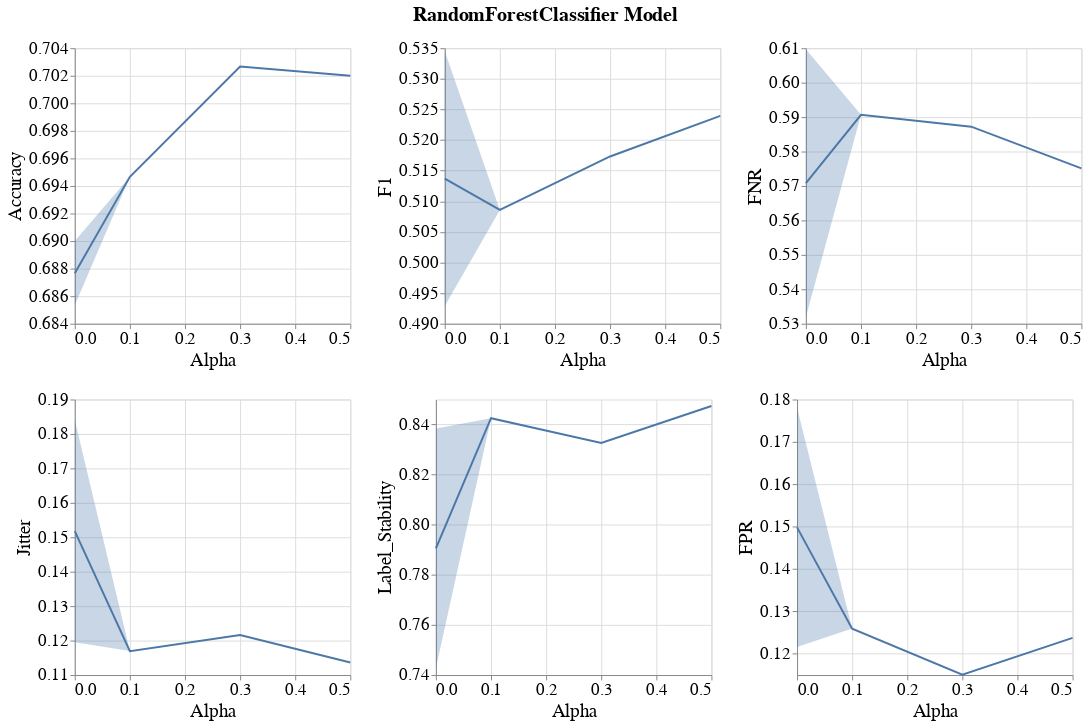

Here is the notebook cell this chart was saved with:
### Markdown cell above
### Line band plots for subgroup metrics

### Code cell
visualizer.create_subgroup_metrics_line_band_plot(model_name=MODEL_NAMES[0],
                                                  subgroup_metrics=['Accuracy', 'F1', 'FNR', 'Jitter', 'Label_Stability', 'FPR'])

### Figure 1 — Vega-Lite specification as saved in the notebook (floating-point values rounded to 4 significant figures)
{"config": {"view": {"continuousWidth": 400, "continuousHeight": 300}, "axis": {"labelFontSize": 17, "labelFontWeight": "normal", "titleFontSize": 19, "titleFontWeight": "normal"}, "legend": {"labelFontSize": 17, "symbolStrokeWidth": 10, "titleFontSize": 19}, "title": {"fontSize": 17}}, "vconcat": [{"hconcat": [{"layer": [{"mark": {"type": "errorband", "extent": "ci"}, "encoding": {"x": {"field": "Intervention_Param", "title": "Alpha", "type": "quantitative"}, "y": {"field": "Metric_Value", "scale": {"zero": false}, "title": "Accuracy", "type": "quantitative"}}}, {"mark": "line", "encoding": {"x": {"field": "Intervention_Param", "title": "Alpha", "type": "quantitative"}, "y": {"aggregate": "mean", "field": "Metric_Value", "scale": {"zero": false}, "title": "Accuracy", "type": "quantitative"}}}], "height": 280, "width": 280}, {"layer": [{"mark": {"type": "errorband", "extent": "ci"}, "encoding": {"x": {"field": "Intervention_Param", "title": "Alpha", "type": "quantitative"}, "y": {"field": "Metric_Value", "scale": {"zero": false}, "title": "F1", "type": "quantitative"}}}, {"mark": "line", "encoding": {"x": {"field": "Intervention_Param", "title": "Alpha", "type": "quantitative"}, "y": {"aggregate": "mean", "field": "Metric_Value", "scale": {"zero": false}, "title": "F1", "type": "quantitative"}}}], "data": {"name": "data-9385c1769a12ae7c8d2184ba36e2a3f0"}, "height": 280, "width": 280}, {"layer": [{"mark": {"type": "errorband", "extent": "ci"}, "encoding": {"x": {"field": "Intervention_Param", "title": "Alpha", "type": "quantitative"}, "y": {"field": "Metric_Value", "scale": {"zero": false}, "title": "FNR", "type": "quantitative"}}}, {"mark": "line", "encoding": {"x": {"field": "Intervention_Param", "title": "Alpha", "type": "quantitative"}, "y": {"aggregate": "mean", "field": "Metric_Value", "scale": {"zero": false}, "title": "FNR", "type": "quantitative"}}}], "data": {"name": "data-2ac8365506e2ea2e9b2231cb254ff712"}, "height": 280, "width": 280}]}, {"hconcat": [{"layer": [{"mark": {"type": "errorband", "extent": "ci"}, "encoding": {"x": {"field": "Intervention_Param", "title": "Alpha", "type": "quantitative"}, "y": {"field": "Metric_Value", "scale": {"zero": false}, "title": "Jitter", "type": "quantitative"}}}, {"mark": "line", "encoding": {"x": {"field": "Intervention_Param", "title": "Alpha", "type": "quantitative"}, "y": {"aggregate": "mean", "field": "Metric_Value", "scale": {"zero": false}, "title": "Jitter", "type": "quantitative"}}}], "height": 280, "width": 280}, {"layer": [{"mark": {"type": "errorband", "extent": "ci"}, "encoding": {"x": {"field": "Intervention_Param", "title": "Alpha", "type": "quantitative"}, "y": {"field": "Metric_Value", "scale": {"zero": false}, "title": "Label_Stability", "type": "quantitative"}}}, {"mark": "line", "encoding": {"x": {"field": "Intervention_Param", "title": "Alpha", "type": "quantitative"}, "y": {"aggregate": "mean", "field": "Metric_Value", "scale": {"zero": false}, "title": "Label_Stability", "type": "quantitative"}}}], "data": {"name": "data-af3ff74874357b33229e482f1a9a7d03"}, "height": 280, "width": 280}, {"layer": [{"mark": {"type": "errorband", "extent": "ci"}, "encoding": {"x": {"field": "Intervention_Param", "title": "Alpha", "type": "quantitative"}, "y": {"field": "Metric_Value", "scale": {"zero": false}, "title": "FPR", "type": "quantitative"}}}, {"mark": "line", "encoding": {"x": {"field": "Intervention_Param", "title": "Alpha", "type": "quantitative"}, "y": {"aggregate": "mean", "field": "Metric_Value", "scale": {"zero": false}, "title": "FPR", "type": "quantitative"}}}], "data": {"name": "data-3417d64074fce13e5533b462cdc9d631"}, "height": 280, "width": 280}], "data": {"name": "data-3c3f1bc3f290be532741b3e88539b63c"}}], "data": {"name": "data-c97942059c35b756c2c24406d92f004a"}, "title": {"text": "RandomForestClassifier Model", "anchor": "middle", "dy": -10, "fontSize": 20}, "$schema": "https://vega.github.io/schema/vega-lite/v4.17.0.json", "datasets": {"data-c97942059c35b756c2c24406d92f004a": [{"Metric": "Accuracy", "Bootstrap_Model_Seed": 101, "Model_Name": "RandomForestClassifier", "Model_Params": "{'bootstrap': True, 'ccp_alpha': 0.0, 'class_weight': None, 'criterion': 'gini', 'max_depth': 30, 'max_features': 'sqrt', 'max_leaf_nodes': None, 'max_samples': None, 'min_impurity_decrease': 0.0, 'min_samples_leaf': 2, 'min_samples_split': 2, 'min_weight_fraction_leaf': 0.0, 'n_estimators': 100, 'n_jobs': None, 'oob_score': False, 'random_state': 101, 'verbose': 0, 'warm_start': False}", "Run_Number": "Run_1", "Dataset_Name": "Folktables_CA_2018_Public_Coverage", "Num_Estimators": 20, "Tag": "OK", "Record_Create_Date_Time": "2023-07-31T16:43:49.255000", "Session_Uuid": "58ecf391-a5ca-4ff9-a1d5-d7cdc804a115", "Experiment_Iteration": "Exp_iter_1", "Dataset_Split_Seed": 100, "Model_Init_Seed": 100, "Fair_Intervention_Params_Lst": "[0.0, 0.1, 0.3, 0.5]", "Intervention_Param": 0.0, "Subgroup": "overall", "Metric_Value": 0.69}, {"Metric": "Accuracy", "Bootstrap_Model_Seed": 101, "Model_Name": "RandomForestClassifier", "Model_Params": "{'bootstrap': True, 'ccp_alpha': 0.0, 'class_weight': None, 'criterion': 'gini', 'max_depth': None, 'max_features': 'sqrt', 'max_leaf_nodes': None, 'max_samples': None, 'min_impurity_decrease': 0.0, 'min_samples_leaf': 1, 'min_samples_split': 2, 'min_weight_fraction_leaf': 0.0, 'n_estimators': 200, 'n_jobs': None, 'oob_score': False, 'random_state': 101, 'verbose': 0, 'warm_start': False}", "Run_Number": "Run_1", "Dataset_Name": "Folktables_CA_2018_Public_Coverage", "Num_Estimators": 20, "Tag": "OK", "Record_Create_Date_Time": "2023-07-31T16:39:25.680000", "Session_Uuid": "58ecf391-a5ca-4ff9-a1d5-d7cdc804a115", "Experiment_Iteration": "Exp_iter_1", "Dataset_Split_Seed": 100, "Model_Init_Seed": 100, "Fair_Intervention_Params_Lst": "[0.0, 0.1, 0.3, 0.5]", "Intervention_Param": 0.0, "Subgroup": "overall", "Metric_Value": 0.6853}, {"Metric": "Accuracy", "Bootstrap_Model_Seed": 101, "Model_Name": "RandomForestClassifier", "Model_Params": "{'bootstrap': True, 'ccp_alpha': 0.0, 'class_weight': None, 'criterion': 'gini', 'max_depth': 50, 'max_features': 'sqrt', 'max_leaf_nodes': None, 'max_samples': None, 'min_impurity_decrease': 0.0, 'min_samples_leaf': 2, 'min_samples_split': 2, 'min_weight_fraction_leaf': 0.0, 'n_estimators': 100, 'n_jobs': None, 'oob_score': False, 'random_state': 101, 'verbose': 0, 'warm_start': False}", "Run_Number": "Run_1", "Dataset_Name": "Folktables_CA_2018_Public_Coverage", "Num_Estimators": 20, "Tag": "OK", "Record_Create_Date_Time": "2023-07-31T16:49:19.722000", "Session_Uuid": "58ecf391-a5ca-4ff9-a1d5-d7cdc804a115", "Experiment_Iteration": "Exp_iter_1", "Dataset_Split_Seed": 100, "Model_Init_Seed": 100, "Fair_Intervention_Params_Lst": "[0.0, 0.1, 0.3, 0.5]", "Intervention_Param": 0.3, "Subgroup": "overall", "Metric_Value": 0.7027}, {"Metric": "Accuracy", "Bootstrap_Model_Seed": 101, "Model_Name": "RandomForestClassifier", "Model_Params": "{'bootstrap': True, 'ccp_alpha': 0.0, 'class_weight': None, 'criterion': 'gini', 'max_depth': 50, 'max_features': 'sqrt', 'max_leaf_nodes': None, 'max_samples': None, 'min_impurity_decrease': 0.0, 'min_samples_leaf': 2, 'min_samples_split': 2, 'min_weight_fraction_leaf': 0.0, 'n_estimators': 200, 'n_jobs': None, 'oob_score': False, 'random_state': 101, 'verbose': 0, 'warm_start': False}", "Run_Number": "Run_1", "Dataset_Name": "Folktables_CA_2018_Public_Coverage", "Num_Estimators": 20, "Tag": "OK", "Record_Create_Date_Time": "2023-07-31T16:46:39.530000", "Session_Uuid": "58ecf391-a5ca-4ff9-a1d5-d7cdc804a115", "Experiment_Iteration": "Exp_iter_1", "Dataset_Split_Seed": 100, "Model_Init_Seed": 100, "Fair_Intervention_Params_Lst": "[0.0, 0.1, 0.3, 0.5]", "Intervention_Param": 0.1, "Subgroup": "overall", "Metric_Value": 0.6947}, {"Metric": "Accuracy", "Bootstrap_Model_Seed": 101, "Model_Name": "RandomForestClassifier", "Model_Params": "{'bootstrap': True, 'ccp_alpha': 0.0, 'class_weight': None, 'criterion': 'gini', 'max_depth': 50, 'max_features': 'sqrt', 'max_leaf_nodes': None, 'max_samples': None, 'min_impurity_decrease': 0.0, 'min_samples_leaf': 2, 'min_samples_split': 2, 'min_weight_fraction_leaf': 0.0, 'n_estimators': 500, 'n_jobs': None, 'oob_score': False, 'random_state': 101, 'verbose': 0, 'warm_start': False}", "Run_Number": "Run_1", "Dataset_Name": "Folktables_CA_2018_Public_Coverage", "Num_Estimators": 20, "Tag": "OK", "Record_Create_Date_Time": "2023-07-31T16:53:34.924000", "Session_Uuid": "58ecf391-a5ca-4ff9-a1d5-d7cdc804a115", "Experiment_Iteration": "Exp_iter_1", "Dataset_Split_Seed": 100, "Model_Init_Seed": 100, "Fair_Intervention_Params_Lst": "[0.0, 0.1, 0.3, 0.5]", "Intervention_Param": 0.5, "Subgroup": "overall", "Metric_Value": 0.702}], "data-9385c1769a12ae7c8d2184ba36e2a3f0": [{"Metric": "F1", "Bootstrap_Model_Seed": 101, "Model_Name": "RandomForestClassifier", "Model_Params": "{'bootstrap': True, 'ccp_alpha': 0.0, 'class_weight': None, 'criterion': 'gini', 'max_depth': 30, 'max_features': 'sqrt', 'max_leaf_nodes': None, 'max_samples': None, 'min_impurity_decrease': 0.0, 'min_samples_leaf': 2, 'min_samples_split': 2, 'min_weight_fraction_leaf': 0.0, 'n_estimators': 100, 'n_jobs': None, 'oob_score': False, 'random_state': 101, 'verbose': 0, 'warm_start': False}", "Run_Number": "Run_1", "Dataset_Name": "Folktables_CA_2018_Public_Coverage", "Num_Estimators": 20, "Tag": "OK", "Record_Create_Date_Time": "2023-07-31T16:43:49.255000", "Session_Uuid": "58ecf391-a5ca-4ff9-a1d5-d7cdc804a115", "Experiment_Iteration": "Exp_iter_1", "Dataset_Split_Seed": 100, "Model_Init_Seed": 100, "Fair_Intervention_Params_Lst": "[0.0, 0.1, 0.3, 0.5]", "Intervention_Param": 0.0, "Subgroup": "overall", "Metric_Value": 0.4929}, {"Metric": "F1", "Bootstrap_Model_Seed": 101, "Model_Name": "RandomForestClassifier", "Model_Params": "{'bootstrap': True, 'ccp_alpha': 0.0, 'class_weight': None, 'criterion': 'gini', 'max_depth': None, 'max_features': 'sqrt', 'max_leaf_nodes': None, 'max_samples': None, 'min_impurity_decrease': 0.0, 'min_samples_leaf': 1, 'min_samples_split': 2, 'min_weight_fraction_leaf': 0.0, 'n_estimators': 200, 'n_jobs': None, 'oob_score': False, 'random_state': 101, 'verbose': 0, 'warm_start': False}", "Run_Number": "Run_1", "Dataset_Name": "Folktables_CA_2018_Public_Coverage", "Num_Estimators": 20, "Tag": "OK", "Record_Create_Date_Time": "2023-07-31T16:39:25.680000", "Session_Uuid": "58ecf391-a5ca-4ff9-a1d5-d7cdc804a115", "Experiment_Iteration": "Exp_iter_1", "Dataset_Split_Seed": 100, "Model_Init_Seed": 100, "Fair_Intervention_Params_Lst": "[0.0, 0.1, 0.3, 0.5]", "Intervention_Param": 0.0, "Subgroup": "overall", "Metric_Value": 0.5345}, {"Metric": "F1", "Bootstrap_Model_Seed": 101, "Model_Name": "RandomForestClassifier", "Model_Params": "{'bootstrap': True, 'ccp_alpha': 0.0, 'class_weight': None, 'criterion': 'gini', 'max_depth': 50, 'max_features': 'sqrt', 'max_leaf_nodes': None, 'max_samples': None, 'min_impurity_decrease': 0.0, 'min_samples_leaf': 2, 'min_samples_split': 2, 'min_weight_fraction_leaf': 0.0, 'n_estimators': 100, 'n_jobs': None, 'oob_score': False, 'random_state': 101, 'verbose': 0, 'warm_start': False}", "Run_Number": "Run_1", "Dataset_Name": "Folktables_CA_2018_Public_Coverage", "Num_Estimators": 20, "Tag": "OK", "Record_Create_Date_Time": "2023-07-31T16:49:19.722000", "Session_Uuid": "58ecf391-a5ca-4ff9-a1d5-d7cdc804a115", "Experiment_Iteration": "Exp_iter_1", "Dataset_Split_Seed": 100, "Model_Init_Seed": 100, "Fair_Intervention_Params_Lst": "[0.0, 0.1, 0.3, 0.5]", "Intervention_Param": 0.3, "Subgroup": "overall", "Metric_Value": 0.5173}, {"Metric": "F1", "Bootstrap_Model_Seed": 101, "Model_Name": "RandomForestClassifier", "Model_Params": "{'bootstrap': True, 'ccp_alpha': 0.0, 'class_weight': None, 'criterion': 'gini', 'max_depth': 50, 'max_features': 'sqrt', 'max_leaf_nodes': None, 'max_samples': None, 'min_impurity_decrease': 0.0, 'min_samples_leaf': 2, 'min_samples_split': 2, 'min_weight_fraction_leaf': 0.0, 'n_estimators': 200, 'n_jobs': None, 'oob_score': False, 'random_state': 101, 'verbose': 0, 'warm_start': False}", "Run_Number": "Run_1", "Dataset_Name": "Folktables_CA_2018_Public_Coverage", "Num_Estimators": 20, "Tag": "OK", "Record_Create_Date_Time": "2023-07-31T16:46:39.530000", "Session_Uuid": "58ecf391-a5ca-4ff9-a1d5-d7cdc804a115", "Experiment_Iteration": "Exp_iter_1", "Dataset_Split_Seed": 100, "Model_Init_Seed": 100, "Fair_Intervention_Params_Lst": "[0.0, 0.1, 0.3, 0.5]", "Intervention_Param": 0.1, "Subgroup": "overall", "Metric_Value": 0.5086}, {"Metric": "F1", "Bootstrap_Model_Seed": 101, "Model_Name": "RandomForestClassifier", "Model_Params": "{'bootstrap': True, 'ccp_alpha': 0.0, 'class_weight': None, 'criterion': 'gini', 'max_depth': 50, 'max_features': 'sqrt', 'max_leaf_nodes': None, 'max_samples': None, 'min_impurity_decrease': 0.0, 'min_samples_leaf': 2, 'min_samples_split': 2, 'min_weight_fraction_leaf': 0.0, 'n_estimators': 500, 'n_jobs': None, 'oob_score': False, 'random_state': 101, 'verbose': 0, 'warm_start': False}", "Run_Number": "Run_1", "Dataset_Name": "Folktables_CA_2018_Public_Coverage", "Num_Estimators": 20, "Tag": "OK", "Record_Create_Date_Time": "2023-07-31T16:53:34.924000", "Session_Uuid": "58ecf391-a5ca-4ff9-a1d5-d7cdc804a115", "Experiment_Iteration": "Exp_iter_1", "Dataset_Split_Seed": 100, "Model_Init_Seed": 100, "Fair_Intervention_Params_Lst": "[0.0, 0.1, 0.3, 0.5]", "Intervention_Param": 0.5, "Subgroup": "overall", "Metric_Value": 0.524}], "data-2ac8365506e2ea2e9b2231cb254ff712": [{"Metric": "FNR", "Bootstrap_Model_Seed": 101, "Model_Name": "RandomForestClassifier", "Model_Params": "{'bootstrap': True, 'ccp_alpha': 0.0, 'class_weight': None, 'criterion': 'gini', 'max_depth': 30, 'max_features': 'sqrt', 'max_leaf_nodes': None, 'max_samples': None, 'min_impurity_decrease': 0.0, 'min_samples_leaf': 2, 'min_samples_split': 2, 'min_weight_fraction_leaf': 0.0, 'n_estimators': 100, 'n_jobs': None, 'oob_score': False, 'random_state': 101, 'verbose': 0, 'warm_start': False}", "Run_Number": "Run_1", "Dataset_Name": "Folktables_CA_2018_Public_Coverage", "Num_Estimators": 20, "Tag": "OK", "Record_Create_Date_Time": "2023-07-31T16:43:49.255000", "Session_Uuid": "58ecf391-a5ca-4ff9-a1d5-d7cdc804a115", "Experiment_Iteration": "Exp_iter_1", "Dataset_Split_Seed": 100, "Model_Init_Seed": 100, "Fair_Intervention_Params_Lst": "[0.0, 0.1, 0.3, 0.5]", "Intervention_Param": 0.0, "Subgroup": "overall", "Metric_Value": 0.6097}, {"Metric": "FNR", "Bootstrap_Model_Seed": 101, "Model_Name": "RandomForestClassifier", "Model_Params": "{'bootstrap': True, 'ccp_alpha': 0.0, 'class_weight': None, 'criterion': 'gini', 'max_depth': None, 'max_features': 'sqrt', 'max_leaf_nodes': None, 'max_samples': None, 'min_impurity_decrease': 0.0, 'min_samples_leaf': 1, 'min_samples_split': 2, 'min_weight_fraction_leaf': 0.0, 'n_estimators': 200, 'n_jobs': None, 'oob_score': False, 'random_state': 101, 'verbose': 0, 'warm_start': False}", "Run_Number": "Run_1", "Dataset_Name": "Folktables_CA_2018_Public_Coverage", "Num_Estimators": 20, "Tag": "OK", "Record_Create_Date_Time": "2023-07-31T16:39:25.680000", "Session_Uuid": "58ecf391-a5ca-4ff9-a1d5-d7cdc804a115", "Experiment_Iteration": "Exp_iter_1", "Dataset_Split_Seed": 100, "Model_Init_Seed": 100, "Fair_Intervention_Params_Lst": "[0.0, 0.1, 0.3, 0.5]", "Intervention_Param": 0.0, "Subgroup": "overall", "Metric_Value": 0.532}, {"Metric": "FNR", "Bootstrap_Model_Seed": 101, "Model_Name": "RandomForestClassifier", "Model_Params": "{'bootstrap': True, 'ccp_alpha': 0.0, 'class_weight': None, 'criterion': 'gini', 'max_depth': 50, 'max_features': 'sqrt', 'max_leaf_nodes': None, 'max_samples': None, 'min_impurity_decrease': 0.0, 'min_samples_leaf': 2, 'min_samples_split': 2, 'min_weight_fraction_leaf': 0.0, 'n_estimators': 100, 'n_jobs': None, 'oob_score': False, 'random_state': 101, 'verbose': 0, 'warm_start': False}", "Run_Number": "Run_1", "Dataset_Name": "Folktables_CA_2018_Public_Coverage", "Num_Estimators": 20, "Tag": "OK", "Record_Create_Date_Time": "2023-07-31T16:49:19.722000", "Session_Uuid": "58ecf391-a5ca-4ff9-a1d5-d7cdc804a115", "Experiment_Iteration": "Exp_iter_1", "Dataset_Split_Seed": 100, "Model_Init_Seed": 100, "Fair_Intervention_Params_Lst": "[0.0, 0.1, 0.3, 0.5]", "Intervention_Param": 0.3, "Subgroup": "overall", "Metric_Value": 0.5872}, {"Metric": "FNR", "Bootstrap_Model_Seed": 101, "Model_Name": "RandomForestClassifier", "Model_Params": "{'bootstrap': True, 'ccp_alpha': 0.0, 'class_weight': None, 'criterion': 'gini', 'max_depth': 50, 'max_features': 'sqrt', 'max_leaf_nodes': None, 'max_samples': None, 'min_impurity_decrease': 0.0, 'min_samples_leaf': 2, 'min_samples_split': 2, 'min_weight_fraction_leaf': 0.0, 'n_estimators': 200, 'n_jobs': None, 'oob_score': False, 'random_state': 101, 'verbose': 0, 'warm_start': False}", "Run_Number": "Run_1", "Dataset_Name": "Folktables_CA_2018_Public_Coverage", "Num_Estimators": 20, "Tag": "OK", "Record_Create_Date_Time": "2023-07-31T16:46:39.530000", "Session_Uuid": "58ecf391-a5ca-4ff9-a1d5-d7cdc804a115", "Experiment_Iteration": "Exp_iter_1", "Dataset_Split_Seed": 100, "Model_Init_Seed": 100, "Fair_Intervention_Params_Lst": "[0.0, 0.1, 0.3, 0.5]", "Intervention_Param": 0.1, "Subgroup": "overall", "Metric_Value": 0.5907}, {"Metric": "FNR", "Bootstrap_Model_Seed": 101, "Model_Name": "RandomForestClassifier", "Model_Params": "{'bootstrap': True, 'ccp_alpha': 0.0, 'class_weight': None, 'criterion': 'gini', 'max_depth': 50, 'max_features': 'sqrt', 'max_leaf_nodes': None, 'max_samples': None, 'min_impurity_decrease': 0.0, 'min_samples_leaf': 2, 'min_samples_split': 2, 'min_weight_fraction_leaf': 0.0, 'n_estimators': 500, 'n_jobs': None, 'oob_score': False, 'random_state': 101, 'verbose': 0, 'warm_start': False}", "Run_Number": "Run_1", "Dataset_Name": "Folktables_CA_2018_Public_Coverage", "Num_Estimators": 20, "Tag": "OK", "Record_Create_Date_Time": "2023-07-31T16:53:34.924000", "Session_Uuid": "58ecf391-a5ca-4ff9-a1d5-d7cdc804a115", "Experiment_Iteration": "Exp_iter_1", "Dataset_Split_Seed": 100, "Model_Init_Seed": 100, "Fair_Intervention_Params_Lst": "[0.0, 0.1, 0.3, 0.5]", "Intervention_Param": 0.5, "Subgroup": "overall", "Metric_Value": 0.5751}], "data-3c3f1bc3f290be532741b3e88539b63c": [{"Metric": "Jitter", "Bootstrap_Model_Seed": 101, "Model_Name": "RandomForestClassifier", "Model_Params": "{'bootstrap': True, 'ccp_alpha': 0.0, 'class_weight': None, 'criterion': 'gini', 'max_depth': 30, 'max_features': 'sqrt', 'max_leaf_nodes': None, 'max_samples': None, 'min_impurity_decrease': 0.0, 'min_samples_leaf': 2, 'min_samples_split': 2, 'min_weight_fraction_leaf': 0.0, 'n_estimators': 100, 'n_jobs': None, 'oob_score': False, 'random_state': 101, 'verbose': 0, 'warm_start': False}", "Run_Number": "Run_1", "Dataset_Name": "Folktables_CA_2018_Public_Coverage", "Num_Estimators": 20, "Tag": "OK", "Record_Create_Date_Time": "2023-07-31T16:43:49.255000", "Session_Uuid": "58ecf391-a5ca-4ff9-a1d5-d7cdc804a115", "Experiment_Iteration": "Exp_iter_1", "Dataset_Split_Seed": 100, "Model_Init_Seed": 100, "Fair_Intervention_Params_Lst": "[0.0, 0.1, 0.3, 0.5]", "Intervention_Param": 0.0, "Subgroup": "overall", "Metric_Value": 0.1195}, {"Metric": "Jitter", "Bootstrap_Model_Seed": 101, "Model_Name": "RandomForestClassifier", "Model_Params": "{'bootstrap': True, 'ccp_alpha': 0.0, 'class_weight': None, 'criterion': 'gini', 'max_depth': None, 'max_features': 'sqrt', 'max_leaf_nodes': None, 'max_samples': None, 'min_impurity_decrease': 0.0, 'min_samples_leaf': 1, 'min_samples_split': 2, 'min_weight_fraction_leaf': 0.0, 'n_estimators': 200, 'n_jobs': None, 'oob_score': False, 'random_state': 101, 'verbose': 0, 'warm_start': False}", "Run_Number": "Run_1", "Dataset_Name": "Folktables_CA_2018_Public_Coverage", "Num_Estimators": 20, "Tag": "OK", "Record_Create_Date_Time": "2023-07-31T16:39:25.680000", "Session_Uuid": "58ecf391-a5ca-4ff9-a1d5-d7cdc804a115", "Experiment_Iteration": "Exp_iter_1", "Dataset_Split_Seed": 100, "Model_Init_Seed": 100, "Fair_Intervention_Params_Lst": "[0.0, 0.1, 0.3, 0.5]", "Intervention_Param": 0.0, "Subgroup": "overall", "Metric_Value": 0.1841}, {"Metric": "Jitter", "Bootstrap_Model_Seed": 101, "Model_Name": "RandomForestClassifier", "Model_Params": "{'bootstrap': True, 'ccp_alpha': 0.0, 'class_weight': None, 'criterion': 'gini', 'max_depth': 50, 'max_features': 'sqrt', 'max_leaf_nodes': None, 'max_samples': None, 'min_impurity_decrease': 0.0, 'min_samples_leaf': 2, 'min_samples_split': 2, 'min_weight_fraction_leaf': 0.0, 'n_estimators': 100, 'n_jobs': None, 'oob_score': False, 'random_state': 101, 'verbose': 0, 'warm_start': False}", "Run_Number": "Run_1", "Dataset_Name": "Folktables_CA_2018_Public_Coverage", "Num_Estimators": 20, "Tag": "OK", "Record_Create_Date_Time": "2023-07-31T16:49:19.722000", "Session_Uuid": "58ecf391-a5ca-4ff9-a1d5-d7cdc804a115", "Experiment_Iteration": "Exp_iter_1", "Dataset_Split_Seed": 100, "Model_Init_Seed": 100, "Fair_Intervention_Params_Lst": "[0.0, 0.1, 0.3, 0.5]", "Intervention_Param": 0.3, "Subgroup": "overall", "Metric_Value": 0.1216}, {"Metric": "Jitter", "Bootstrap_Model_Seed": 101, "Model_Name": "RandomForestClassifier", "Model_Params": "{'bootstrap': True, 'ccp_alpha': 0.0, 'class_weight': None, 'criterion': 'gini', 'max_depth': 50, 'max_features': 'sqrt', 'max_leaf_nodes': None, 'max_samples': None, 'min_impurity_decrease': 0.0, 'min_samples_leaf': 2, 'min_samples_split': 2, 'min_weight_fraction_leaf': 0.0, 'n_estimators': 200, 'n_jobs': None, 'oob_score': False, 'random_state': 101, 'verbose': 0, 'warm_start': False}", "Run_Number": "Run_1", "Dataset_Name": "Folktables_CA_2018_Public_Coverage", "Num_Estimators": 20, "Tag": "OK", "Record_Create_Date_Time": "2023-07-31T16:46:39.530000", "Session_Uuid": "58ecf391-a5ca-4ff9-a1d5-d7cdc804a115", "Experiment_Iteration": "Exp_iter_1", "Dataset_Split_Seed": 100, "Model_Init_Seed": 100, "Fair_Intervention_Params_Lst": "[0.0, 0.1, 0.3, 0.5]", "Intervention_Param": 0.1, "Subgroup": "overall", "Metric_Value": 0.1169}, {"Metric": "Jitter", "Bootstrap_Model_Seed": 101, "Model_Name": "RandomForestClassifier", "Model_Params": "{'bootstrap': True, 'ccp_alpha': 0.0, 'class_weight': None, 'criterion': 'gini', 'max_depth': 50, 'max_features': 'sqrt', 'max_leaf_nodes': None, 'max_samples': None, 'min_impurity_decrease': 0.0, 'min_samples_leaf': 2, 'min_samples_split': 2, 'min_weight_fraction_leaf': 0.0, 'n_estimators': 500, 'n_jobs': None, 'oob_score': False, 'random_state': 101, 'verbose': 0, 'warm_start': False}", "Run_Number": "Run_1", "Dataset_Name": "Folktables_CA_2018_Public_Coverage", "Num_Estimators": 20, "Tag": "OK", "Record_Create_Date_Time": "2023-07-31T16:53:34.924000", "Session_Uuid": "58ecf391-a5ca-4ff9-a1d5-d7cdc804a115", "Experiment_Iteration": "Exp_iter_1", "Dataset_Split_Seed": 100, "Model_Init_Seed": 100, "Fair_Intervention_Params_Lst": "[0.0, 0.1, 0.3, 0.5]", "Intervention_Param": 0.5, "Subgroup": "overall", "Metric_Value": 0.1136}], "data-af3ff74874357b33229e482f1a9a7d03": [{"Metric": "Label_Stability", "Bootstrap_Model_Seed": 101, "Model_Name": "RandomForestClassifier", "Model_Params": "{'bootstrap': True, 'ccp_alpha': 0.0, 'class_weight': None, 'criterion': 'gini', 'max_depth': 30, 'max_features': 'sqrt', 'max_leaf_nodes': None, 'max_samples': None, 'min_impurity_decrease': 0.0, 'min_samples_leaf': 2, 'min_samples_split': 2, 'min_weight_fraction_leaf': 0.0, 'n_estimators': 100, 'n_jobs': None, 'oob_score': False, 'random_state': 101, 'verbose': 0, 'warm_start': False}", "Run_Number": "Run_1", "Dataset_Name": "Folktables_CA_2018_Public_Coverage", "Num_Estimators": 20, "Tag": "OK", "Record_Create_Date_Time": "2023-07-31T16:43:49.255000", "Session_Uuid": "58ecf391-a5ca-4ff9-a1d5-d7cdc804a115", "Experiment_Iteration": "Exp_iter_1", "Dataset_Split_Seed": 100, "Model_Init_Seed": 100, "Fair_Intervention_Params_Lst": "[0.0, 0.1, 0.3, 0.5]", "Intervention_Param": 0.0, "Subgroup": "overall", "Metric_Value": 0.8384}, {"Metric": "Label_Stability", "Bootstrap_Model_Seed": 101, "Model_Name": "RandomForestClassifier", "Model_Params": "{'bootstrap': True, 'ccp_alpha': 0.0, 'class_weight': None, 'criterion': 'gini', 'max_depth': None, 'max_features': 'sqrt', 'max_leaf_nodes': None, 'max_samples': None, 'min_impurity_decrease': 0.0, 'min_samples_leaf': 1, 'min_samples_split': 2, 'min_weight_fraction_leaf': 0.0, 'n_estimators': 200, 'n_jobs': None, 'oob_score': False, 'random_state': 101, 'verbose': 0, 'warm_start': False}", "Run_Number": "Run_1", "Dataset_Name": "Folktables_CA_2018_Public_Coverage", "Num_Estimators": 20, "Tag": "OK", "Record_Create_Date_Time": "2023-07-31T16:39:25.680000", "Session_Uuid": "58ecf391-a5ca-4ff9-a1d5-d7cdc804a115", "Experiment_Iteration": "Exp_iter_1", "Dataset_Split_Seed": 100, "Model_Init_Seed": 100, "Fair_Intervention_Params_Lst": "[0.0, 0.1, 0.3, 0.5]", "Intervention_Param": 0.0, "Subgroup": "overall", "Metric_Value": 0.7428}, {"Metric": "Label_Stability", "Bootstrap_Model_Seed": 101, "Model_Name": "RandomForestClassifier", "Model_Params": "{'bootstrap': True, 'ccp_alpha': 0.0, 'class_weight': None, 'criterion': 'gini', 'max_depth': 50, 'max_features': 'sqrt', 'max_leaf_nodes': None, 'max_samples': None, 'min_impurity_decrease': 0.0, 'min_samples_leaf': 2, 'min_samples_split': 2, 'min_weight_fraction_leaf': 0.0, 'n_estimators': 100, 'n_jobs': None, 'oob_score': False, 'random_state': 101, 'verbose': 0, 'warm_start': False}", "Run_Number": "Run_1", "Dataset_Name": "Folktables_CA_2018_Public_Coverage", "Num_Estimators": 20, "Tag": "OK", "Record_Create_Date_Time": "2023-07-31T16:49:19.722000", "Session_Uuid": "58ecf391-a5ca-4ff9-a1d5-d7cdc804a115", "Experiment_Iteration": "Exp_iter_1", "Dataset_Split_Seed": 100, "Model_Init_Seed": 100, "Fair_Intervention_Params_Lst": "[0.0, 0.1, 0.3, 0.5]", "Intervention_Param": 0.3, "Subgroup": "overall", "Metric_Value": 0.8327}, {"Metric": "Label_Stability", "Bootstrap_Model_Seed": 101, "Model_Name": "RandomForestClassifier", "Model_Params": "{'bootstrap': True, 'ccp_alpha': 0.0, 'class_weight': None, 'criterion': 'gini', 'max_depth': 50, 'max_features': 'sqrt', 'max_leaf_nodes': None, 'max_samples': None, 'min_impurity_decrease': 0.0, 'min_samples_leaf': 2, 'min_samples_split': 2, 'min_weight_fraction_leaf': 0.0, 'n_estimators': 200, 'n_jobs': None, 'oob_score': False, 'random_state': 101, 'verbose': 0, 'warm_start': False}", "Run_Number": "Run_1", "Dataset_Name": "Folktables_CA_2018_Public_Coverage", "Num_Estimators": 20, "Tag": "OK", "Record_Create_Date_Time": "2023-07-31T16:46:39.530000", "Session_Uuid": "58ecf391-a5ca-4ff9-a1d5-d7cdc804a115", "Experiment_Iteration": "Exp_iter_1", "Dataset_Split_Seed": 100, "Model_Init_Seed": 100, "Fair_Intervention_Params_Lst": "[0.0, 0.1, 0.3, 0.5]", "Intervention_Param": 0.1, "Subgroup": "overall", "Metric_Value": 0.8425}, {"Metric": "Label_Stability", "Bootstrap_Model_Seed": 101, "Model_Name": "RandomForestClassifier", "Model_Params": "{'bootstrap': True, 'ccp_alpha': 0.0, 'class_weight': None, 'criterion': 'gini', 'max_depth': 50, 'max_features': 'sqrt', 'max_leaf_nodes': None, 'max_samples': None, 'min_impurity_decrease': 0.0, 'min_samples_leaf': 2, 'min_samples_split': 2, 'min_weight_fraction_leaf': 0.0, 'n_estimators': 500, 'n_jobs': None, 'oob_score': False, 'random_state': 101, 'verbose': 0, 'warm_start': False}", "Run_Number": "Run_1", "Dataset_Name": "Folktables_CA_2018_Public_Coverage", "Num_Estimators": 20, "Tag": "OK", "Record_Create_Date_Time": "2023-07-31T16:53:34.924000", "Session_Uuid": "58ecf391-a5ca-4ff9-a1d5-d7cdc804a115", "Experiment_Iteration": "Exp_iter_1", "Dataset_Split_Seed": 100, "Model_Init_Seed": 100, "Fair_Intervention_Params_Lst": "[0.0, 0.1, 0.3, 0.5]", "Intervention_Param": 0.5, "Subgroup": "overall", "Metric_Value": 0.8474}], "data-3417d64074fce13e5533b462cdc9d631": [{"Metric": "FPR", "Bootstrap_Model_Seed": 101, "Model_Name": "RandomForestClassifier", "Model_Params": "{'bootstrap': True, 'ccp_alpha': 0.0, 'class_weight': None, 'criterion': 'gini', 'max_depth': 30, 'max_features': 'sqrt', 'max_leaf_nodes': None, 'max_samples': None, 'min_impurity_decrease': 0.0, 'min_samples_leaf': 2, 'min_samples_split': 2, 'min_weight_fraction_leaf': 0.0, 'n_estimators': 100, 'n_jobs': None, 'oob_score': False, 'random_state': 101, 'verbose': 0, 'warm_start': False}", "Run_Number": "Run_1", "Dataset_Name": "Folktables_CA_2018_Public_Coverage", "Num_Estimators": 20, "Tag": "OK", "Record_Create_Date_Time": "2023-07-31T16:43:49.255000", "Session_Uuid": "58ecf391-a5ca-4ff9-a1d5-d7cdc804a115", "Experiment_Iteration": "Exp_iter_1", "Dataset_Split_Seed": 100, "Model_Init_Seed": 100, "Fair_Intervention_Params_Lst": "[0.0, 0.1, 0.3, 0.5]", "Intervention_Param": 0.0, "Subgroup": "overall", "Metric_Value": 0.1216}, {"Metric": "FPR", "Bootstrap_Model_Seed": 101, "Model_Name": "RandomForestClassifier", "Model_Params": "{'bootstrap': True, 'ccp_alpha': 0.0, 'class_weight': None, 'criterion': 'gini', 'max_depth': None, 'max_features': 'sqrt', 'max_leaf_nodes': None, 'max_samples': None, 'min_impurity_decrease': 0.0, 'min_samples_leaf': 1, 'min_samples_split': 2, 'min_weight_fraction_leaf': 0.0, 'n_estimators': 200, 'n_jobs': None, 'oob_score': False, 'random_state': 101, 'verbose': 0, 'warm_start': False}", "Run_Number": "Run_1", "Dataset_Name": "Folktables_CA_2018_Public_Coverage", "Num_Estimators": 20, "Tag": "OK", "Record_Create_Date_Time": "2023-07-31T16:39:25.680000", "Session_Uuid": "58ecf391-a5ca-4ff9-a1d5-d7cdc804a115", "Experiment_Iteration": "Exp_iter_1", "Dataset_Split_Seed": 100, "Model_Init_Seed": 100, "Fair_Intervention_Params_Lst": "[0.0, 0.1, 0.3, 0.5]", "Intervention_Param": 0.0, "Subgroup": "overall", "Metric_Value": 0.1781}, {"Metric": "FPR", "Bootstrap_Model_Seed": 101, "Model_Name": "RandomForestClassifier", "Model_Params": "{'bootstrap': True, 'ccp_alpha': 0.0, 'class_weight': None, 'criterion': 'gini', 'max_depth': 50, 'max_features': 'sqrt', 'max_leaf_nodes': None, 'max_samples': None, 'min_impurity_decrease': 0.0, 'min_samples_leaf': 2, 'min_samples_split': 2, 'min_weight_fraction_leaf': 0.0, 'n_estimators': 100, 'n_jobs': None, 'oob_score': False, 'random_state': 101, 'verbose': 0, 'warm_start': False}", "Run_Number": "Run_1", "Dataset_Name": "Folktables_CA_2018_Public_Coverage", "Num_Estimators": 20, "Tag": "OK", "Record_Create_Date_Time": "2023-07-31T16:49:19.722000", "Session_Uuid": "58ecf391-a5ca-4ff9-a1d5-d7cdc804a115", "Experiment_Iteration": "Exp_iter_1", "Dataset_Split_Seed": 100, "Model_Init_Seed": 100, "Fair_Intervention_Params_Lst": "[0.0, 0.1, 0.3, 0.5]", "Intervention_Param": 0.3, "Subgroup": "overall", "Metric_Value": 0.1151}, {"Metric": "FPR", "Bootstrap_Model_Seed": 101, "Model_Name": "RandomForestClassifier", "Model_Params": "{'bootstrap': True, 'ccp_alpha': 0.0, 'class_weight': None, 'criterion': 'gini', 'max_depth': 50, 'max_features': 'sqrt', 'max_leaf_nodes': None, 'max_samples': None, 'min_impurity_decrease': 0.0, 'min_samples_leaf': 2, 'min_samples_split': 2, 'min_weight_fraction_leaf': 0.0, 'n_estimators': 200, 'n_jobs': None, 'oob_score': False, 'random_state': 101, 'verbose': 0, 'warm_start': False}", "Run_Number": "Run_1", "Dataset_Name": "Folktables_CA_2018_Public_Coverage", "Num_Estimators": 20, "Tag": "OK", "Record_Create_Date_Time": "2023-07-31T16:46:39.530000", "Session_Uuid": "58ecf391-a5ca-4ff9-a1d5-d7cdc804a115", "Experiment_Iteration": "Exp_iter_1", "Dataset_Split_Seed": 100, "Model_Init_Seed": 100, "Fair_Intervention_Params_Lst": "[0.0, 0.1, 0.3, 0.5]", "Intervention_Param": 0.1, "Subgroup": "overall", "Metric_Value": 0.126}, {"Metric": "FPR", "Bootstrap_Model_Seed": 101, "Model_Name": "RandomForestClassifier", "Model_Params": "{'bootstrap': True, 'ccp_alpha': 0.0, 'class_weight': None, 'criterion': 'gini', 'max_depth': 50, 'max_features': 'sqrt', 'max_leaf_nodes': None, 'max_samples': None, 'min_impurity_decrease': 0.0, 'min_samples_leaf': 2, 'min_samples_split': 2, 'min_weight_fraction_leaf': 0.0, 'n_estimators': 500, 'n_jobs': None, 'oob_score': False, 'random_state': 101, 'verbose': 0, 'warm_start': False}", "Run_Number": "Run_1", "Dataset_Name": "Folktables_CA_2018_Public_Coverage", "Num_Estimators": 20, "Tag": "OK", "Record_Create_Date_Time": "2023-07-31T16:53:34.924000", "Session_Uuid": "58ecf391-a5ca-4ff9-a1d5-d7cdc804a115", "Experiment_Iteration": "Exp_iter_1", "Dataset_Split_Seed": 100, "Model_Init_Seed": 100, "Fair_Intervention_Params_Lst": "[0.0, 0.1, 0.3, 0.5]", "Intervention_Param": 0.5, "Subgroup": "overall", "Metric_Value": 0.1238}]}}
